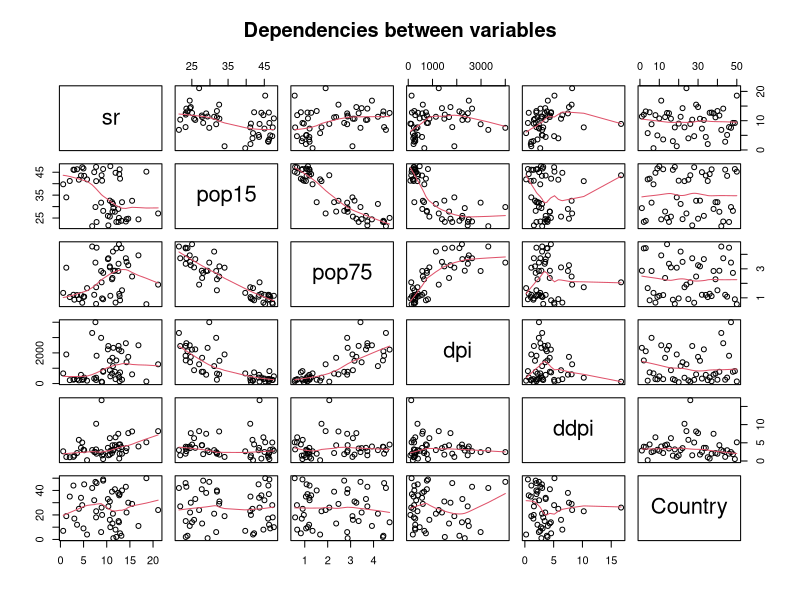
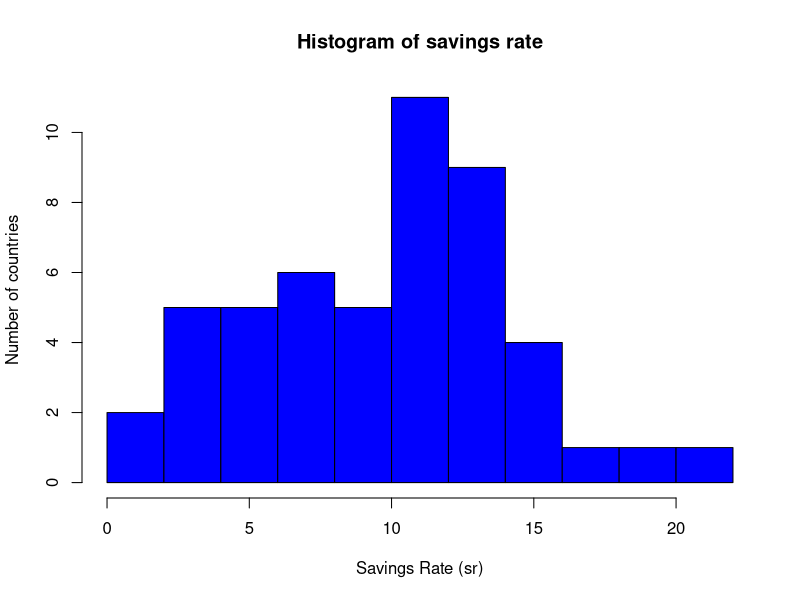
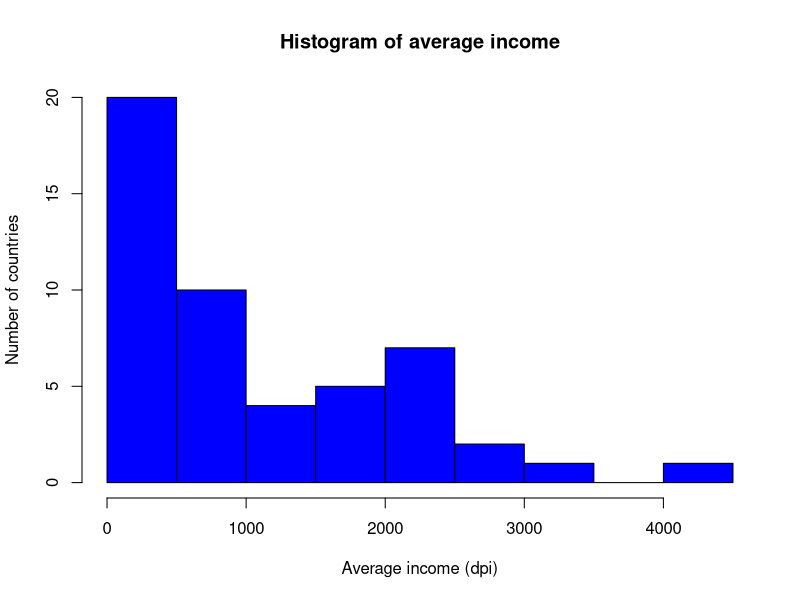
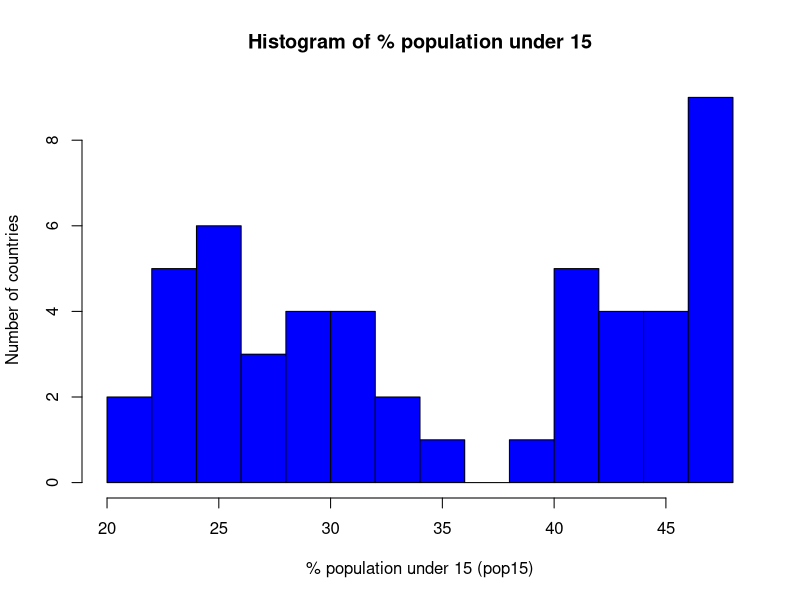
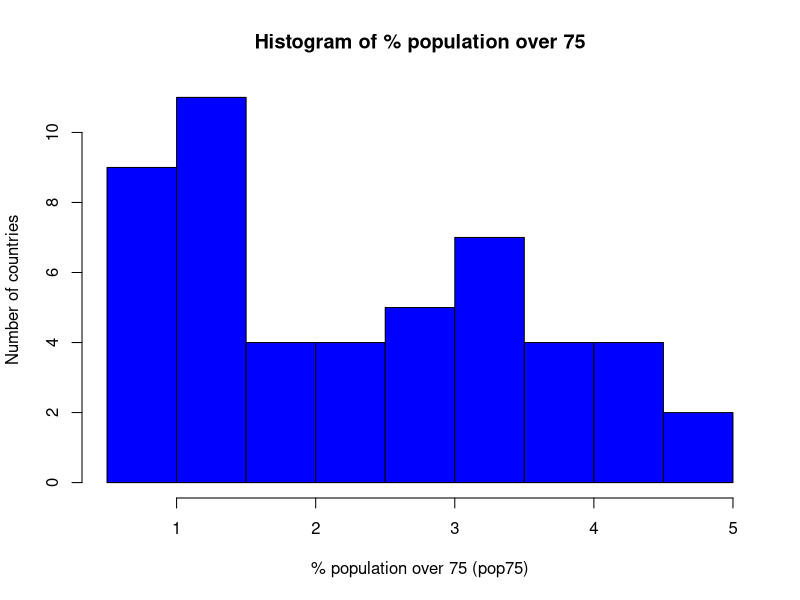
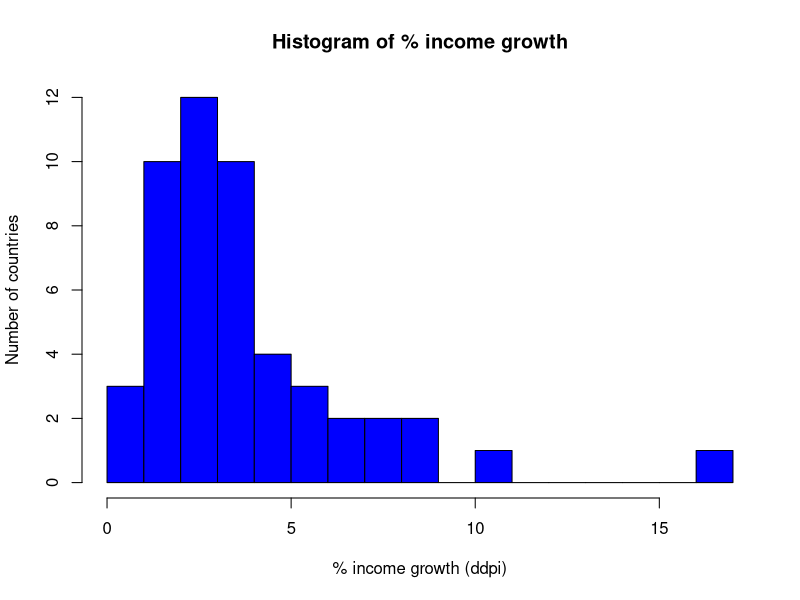
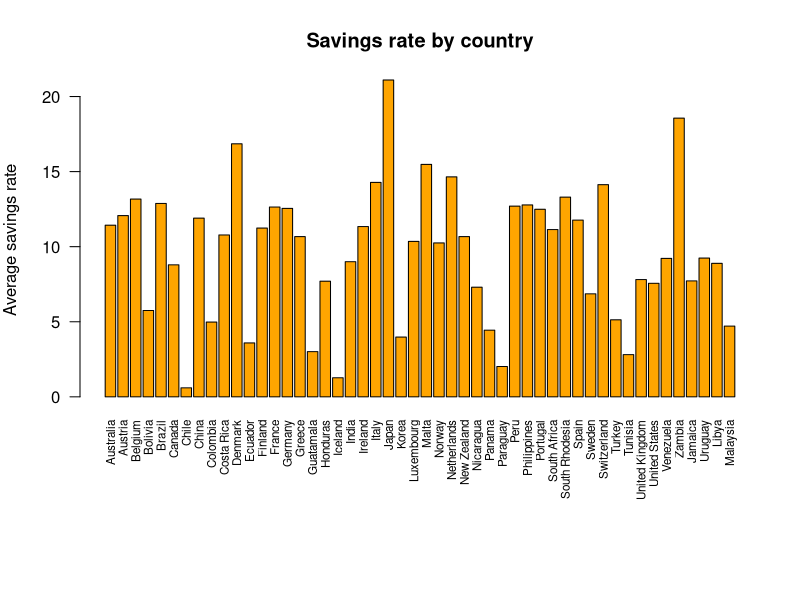
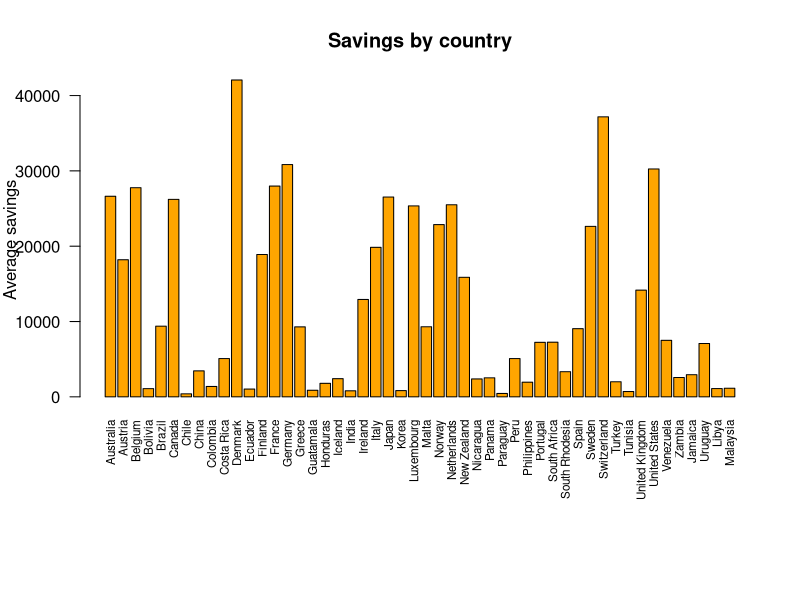

R code for these plots, in order:
# Ustaw kodowanie
Sys.setlocale("LC_ALL", "en_US.UTF-8")

# Utwórz kopię ramki i przygotuj dane
df <- LifeCycleSavings
df$Country <- rownames(df)
df$Country <- as.factor(df$Country)
df$pop1575 <- 100 - df$pop15 - df$pop75
df$savings <- df$sr * df$dpi

# Tworzymy folder "data" jeśli nie istnieje
if (!dir.exists("data")) dir.create("data")

# Funkcja do rysowania wykresu i jednoczesnego zapisywania do pliku
plot_and_save <- function(expr, filename, width = 800, height = 600) {
  # Wykonaj wyrażenie, żeby pokazać wykres w Plots
  eval(expr)
  # Zapisz ten sam wykres do pliku
  png(paste0("data/", filename, ".png"), width = width, height = height, res = 100)
  eval(expr)
  dev.off()
}

# 1. Wykres par (dwuczynnikowy)
plot_and_save(
  quote(pairs(df[, c("sr", "pop15", "pop75", "dpi", "ddpi", "Country")], panel = panel.smooth, main = "Dependencies between variables")),
  "pairs_plot", 800, 800
)

# 2. Histogramy (jednoczynnikowe)
zmienne <- c("sr", "dpi", "pop15", "pop75", "ddpi")
etykiety <- c("Savings Rate (sr)", "Average income (dpi)",
              "% population under 15 (pop15)",
              "% population over 75 (pop75)",
              "% income growth (ddpi)")
tytuly <- c("Histogram of savings rate",
            "Histogram of average income",
            "Histogram of % population under 15",
            "Histogram of % population over 75",
            "Histogram of % income growth")

for (i in seq_along(zmienne)) {
  plot_and_save(
    bquote(hist(df[[.(zmienne[i])]], col = "blue", breaks = 12,
                main = .(tytuly[i]), xlab = .(etykiety[i]), ylab = "Number of countries")),
    paste0("histogram_", zmienne[i])
  )
}

# 3. Wykresy słupkowe w zależności od kraju (jednoczynnikowe)
plot_and_save(
  quote({
    par(mar = c(10, 4, 4, 2))
    barplot(df$sr, names.arg = df$Country, las = 2,
            main = "Savings rate by country",
            ylab = "Average savings rate", cex.names = 0.7, col = "orange")
  }),
  "barplot_sr_by_country", 1000, 700
)

plot_and_save(
  quote({
    par(mar = c(10, 4, 4, 2))
    barplot(df$savings, names.arg = df$Country, las = 2,
            main = "Savings by country",
            ylab = "Average savings", cex.names = 0.7, col = "orange")
  }),
  "barplot_savings_by_country", 1000, 700
)

# 4. Wykres udziału procentowego grup wiekowych (jednoczynnikowy)
plot_and_save(
  quote({
    par(mar = c(10, 4, 4, 2))
    colors <- c("purple", "lightblue", "blue")
    barplot(rbind(df$pop15, df$pop75, df$pop1575), col = colors,
            names.arg = df$Country, las = 2, cex.names = 0.7,
            ylab = "Part of society (%)")
    legend("topright",
           legend = c("% population under 15", "% population over 75",
                      "% population between 15-75"),
           fill = colors)
  }),
  "age_distribution_by_country", 1000, 700
)

# 5. Wykresy zależności (dwuczynnikowe)
plot_and_save(
  quote({
    plot(df$dpi, df$sr, main = "Relationship between average income and savings rate",
         xlab = "Average income (dpi)", ylab = "Savings rate (sr)",
         pch = 19, col = "blue")
    abline(lm(sr ~ dpi, data = df), col = "red", lwd = 2)
    text(df$dpi, df$sr, labels = df$Country, pos = 4, cex = 0.7)
  }),
  "scatter_sr_vs_dpi"
)

plot_and_save(
  quote({
    plot(df$pop15, df$sr, main = "Relationship between % population under 15 and savings rate",
         xlab = "% population under 15 (pop15)", ylab = "Savings rate (sr)",
         pch = 19, col = "blue")
    abline(lm(sr ~ pop15, data = df), col = "red", lwd = 2)
    text(df$pop15, df$sr, labels = df$Country, pos = 4, cex = 0.7)
  }),
  "scatter_sr_vs_pop15"
)
# Zapisanie danych do pliku CSV
write.csv(df, "data/LifeCycleSavings_with_additional_columns.csv", row.names = FALSE)

cat("Analysis completed. All charts saved in 'data' folder.\n")